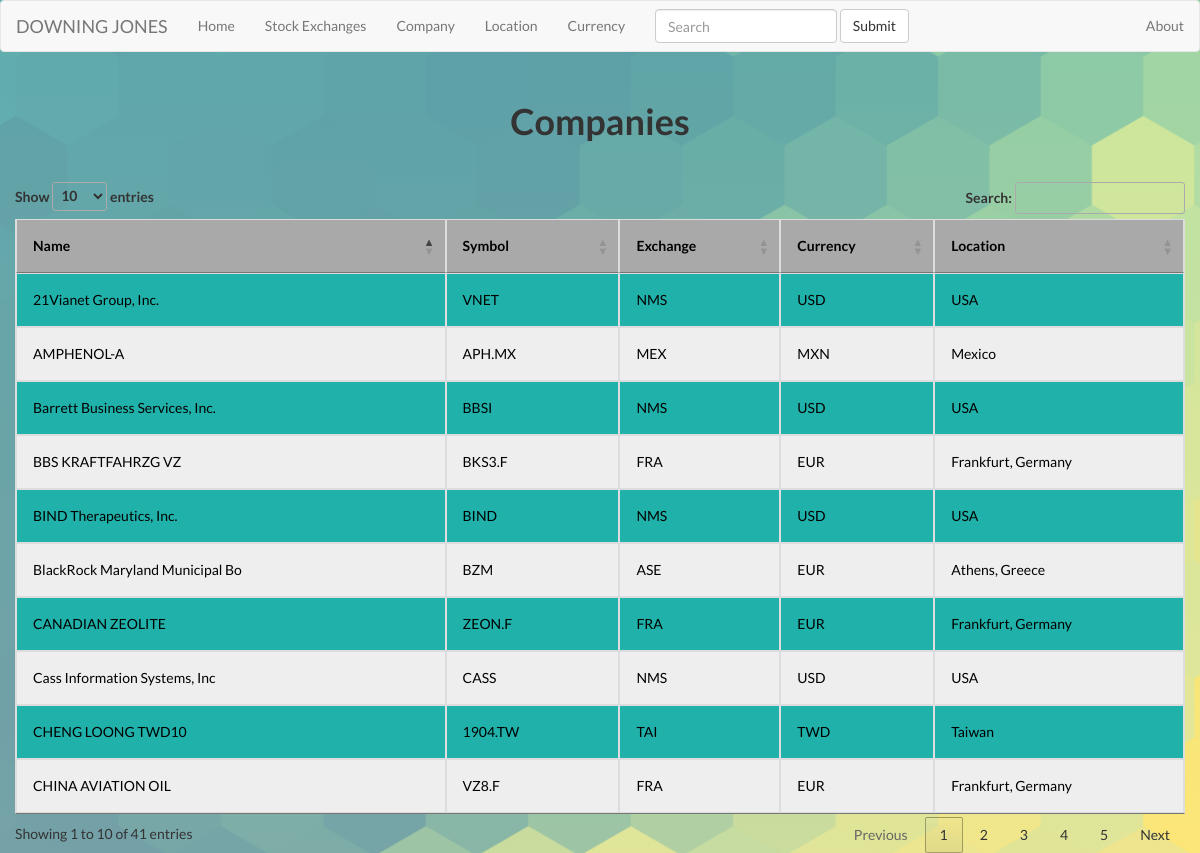
/companies, run on the app's committed database.
### FlaskApp/DowningJones/models.py (models this page shows, shortened)
class Company(db.Model):
    rowid = db.Column(db.Integer, primary_key=True)
    symbol = db.Column(db.String(80))
    name = db.Column(db.String(80))
    exchange = db.Column(db.String(80))
    currency = db.Column(db.String(80))
    location = db.Column(db.String(80))
    open_price = db.Column(db.String(80))
    previous_price = db.Column(db.String(80))
    percent_change = db.Column(db.String(80))
    year_high = db.Column(db.String(80))
    ask_price = db.Column(db.String(80))
    eps = db.Column(db.String(80))
    peg = db.Column(db.String(80))
    days_range = db.Column(db.String(80))
    percent_change_fifty = db.Column(db.String(80))
    percent_change_twohundred = db.Column(db.String(80))
    volume = db.Column(db.String(80))
    avg_volume = db.Column(db.String(80))
    market_cap = db.Column(db.String(80))
    foreign_id = db.Column(db.Integer)

### FlaskApp/DowningJones/__init__.py (the view)
@app.route ( '/companies' )
def companies ():
    companies = Company.query.distinct(Company.symbol)
    return render_template('companies.html',
                            title='Companies',
                            companies=companies)

### FlaskApp/DowningJones/templates/companies.html (shortened to what this page needs)
{% extends "layout.html" %}
{% block body %}
<div class="container-fluid">
  <div class="row" style="padding:30px">
      <div class="col-md-4 col-xs-6"></div>
      <div class="col-md-4 col-xs-6" style="text-align: center">
        <h1 style = "font-weight : bold">Companies</h1>
      </div>
  </div>
    <table id="companytable" class="table table-hover table-striped table-responsive table-bordered">
    <thead>
      <tr>
        <th id="name">Name</th>
        <th id="symbol">Symbol</th>
        <th id="exchange">Exchange</th>
        <th id="currency">Currency</th>
        <th id="location">Location</th>
      </tr>
      </thead>
      <tbody>
          {% for company in companies %}
            <tr>
              <td><a href="/companies/{{company.rowid}}">{{ company.name }}</a></td>
              <td>{{ company.symbol }}</td>
              <td><a href="/stockmarkets/4">{{ company.exchange }}</a></td>
              <td><a href="/currencies/11">{{ company.currency }}</a></td>
              <td><a href="/locations/2">{{ company.location }}</a></td>
            </tr>
          {% endfor %}
        </tbody>
    </table>
 </div>
<link rel="stylesheet" href="http://cdn.datatables.net/1.10.2/css/jquery.dataTables.min.css"></style>
{% endblock %}

### FlaskApp/DowningJones/templates/layout.html (shortened to what this page needs)
<!DOCTYPE html>
<html lang="en">
<head>
  <link rel="stylesheet" href="http://maxcdn.bootstrapcdn.com/bootstrap/3.3.6/css/bootstrap.min.css">
  <link rel="stylesheet" type="text/css" href="static/style.css">
</head>
<body>
  <nav class="navbar navbar-default">
      <div class="navbar-header">
        <a class="navbar-brand" href="/index">DOWNING JONES</a>
      </div>
      <div class="collapse navbar-collapse" id="bs-example-navbar-collapse-1">
        <ul class="nav navbar-nav">
          <li ><a href="/index">Home</a></li>
          <li ><a href="/stockmarkets">Stock Exchanges</a></li>
          <li><a href="/companies">Company</a></li>
          <li><a href="/locations">Location</a></li>
          <li><a href="/currencies">Currency</a></li>
          </ul>
            <ul  class="nav navbar-nav navbar-right">
          <li><a href="/about">About</a></li>
        </ul>
        <form class="navbar-form navbar-left" role="search">
          <div class="form-group">
            <input type="text" class="form-control" placeholder="Search">
          </div>
          <button type="submit" class="btn btn-default">Submit</button>
        </form>
      </div>
  </nav>
  {% block body %}{% endblock %}
</body>
</html>

### FlaskApp/DowningJones/static/style.css (style rules this page uses)
html, body { padding:0; margin:0; }
table { background-color:#a9a9a9; margin:auto; }
table, th, td { border: 1px solid black; border-collapse: collapse; color:black; }
th, td { padding: 16px !important; }
td { text-align: left; }
body { background-size: cover; }
.table-striped>tbody>tr:nth-child(odd)>td, .table-striped>tbody>tr:nth-child(odd)>th { background-color: lightseagreen; }
.table-striped>tbody>tr:nth-child(even)>td, .table-striped>tbody>tr:nth-child(even)>th { background-color: #eeeeee; }

### FlaskApp/DowningJones/templates/layout.html (style rules this page uses)
body { background:linear-gradient(rgba(200,265,265,0.45), rgba(265,265,265,0.45)), url("static/background3.png"); background-size: cover; font-family: 'Lato', sans-serif; }
tr,tbody,a,td { color:black; font-family: 'Lato', sans-serif; }
.navbar { margin-bottom: 0px; }

### data on the page
Company: name "Cass Information Systems, Inc", symbol "CASS", exchange "NMS", currency "USD", location "USA"
Company: name "BBS KRAFTFAHRZG VZ", symbol "BKS3.F", exchange "FRA", currency "EUR", location "Frankfurt, Germany"
Company: name "AMPHENOL-A", symbol "APH.MX", exchange "MEX", currency "MXN", location "Mexico"
Company: name "CHENG LOONG TWD10", symbol "1904.TW", exchange "TAI", currency "TWD", location "Taiwan"
Company: name "Barrett Business Services, Inc.", symbol "BBSI", exchange "NMS", currency "USD", location "USA"
Company: name "21Vianet Group, Inc.", symbol "VNET", exchange "NMS", currency "USD", location "USA"
Company: name "CHINA AVIATION OIL", symbol "VZ8.F", exchange "FRA", currency "EUR", location "Frankfurt, Germany"
Company: name "BlackRock Maryland Municipal Bo", symbol "BZM", exchange "ASE", currency "EUR", location "Athens, Greece"
Company: name "CANADIAN ZEOLITE", symbol "ZEON.F", exchange "FRA", currency "EUR", location "Frankfurt, Germany"
Company: name "BIND Therapeutics, Inc.", symbol "BIND", exchange "NMS", currency "USD", location "USA"
